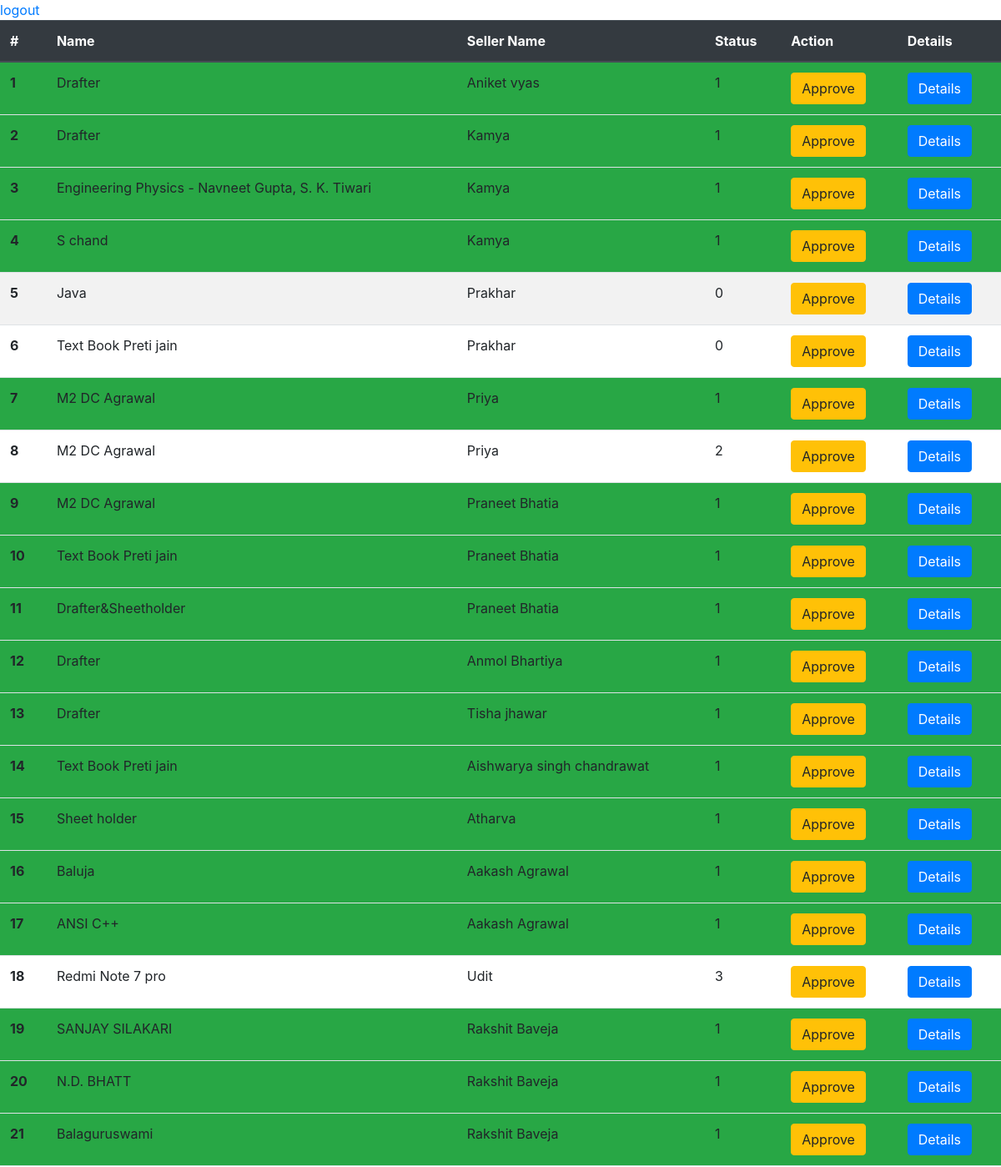
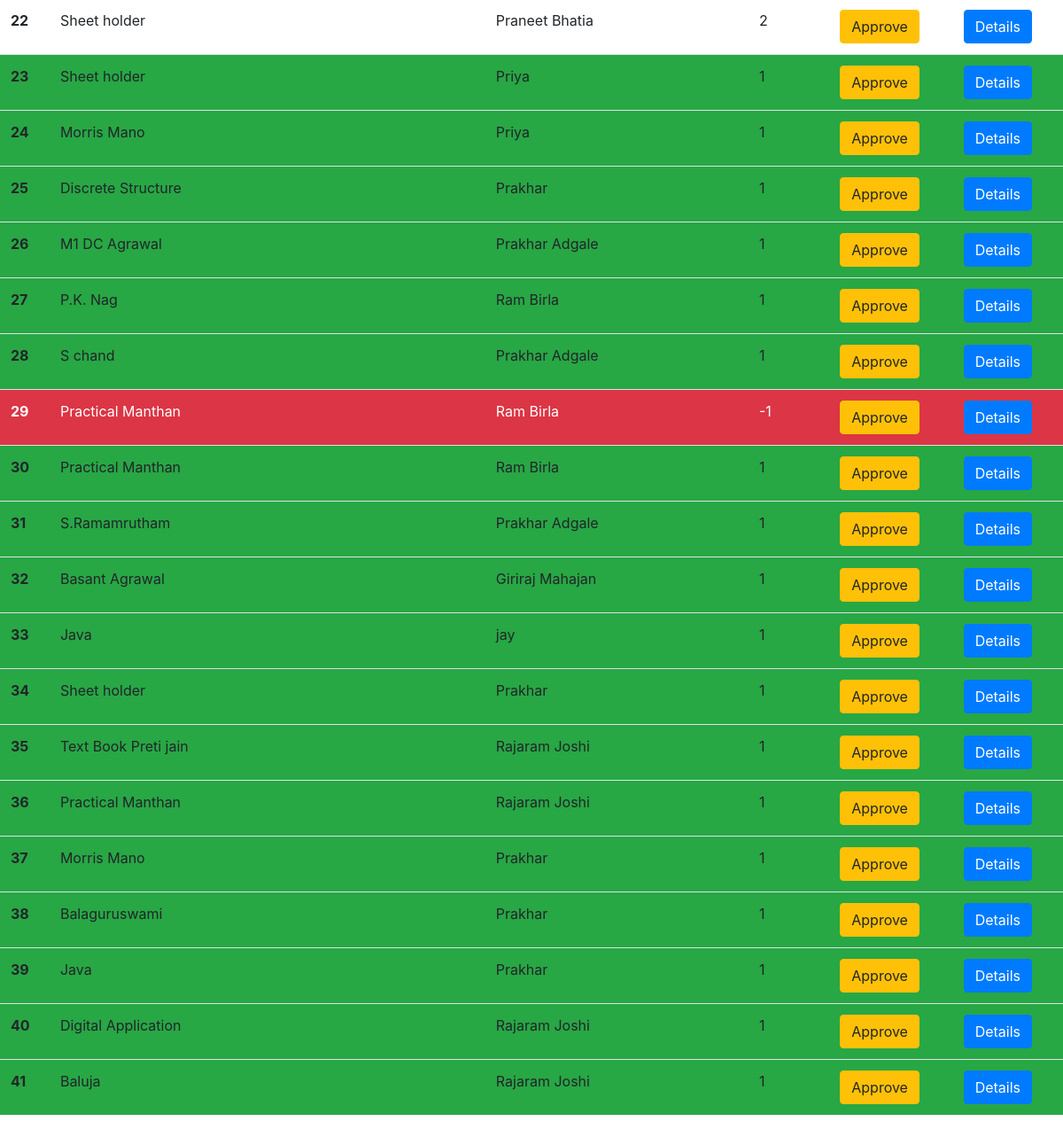
The app's page /adm/ (signed in), older data (2 pictures, top to bottom).
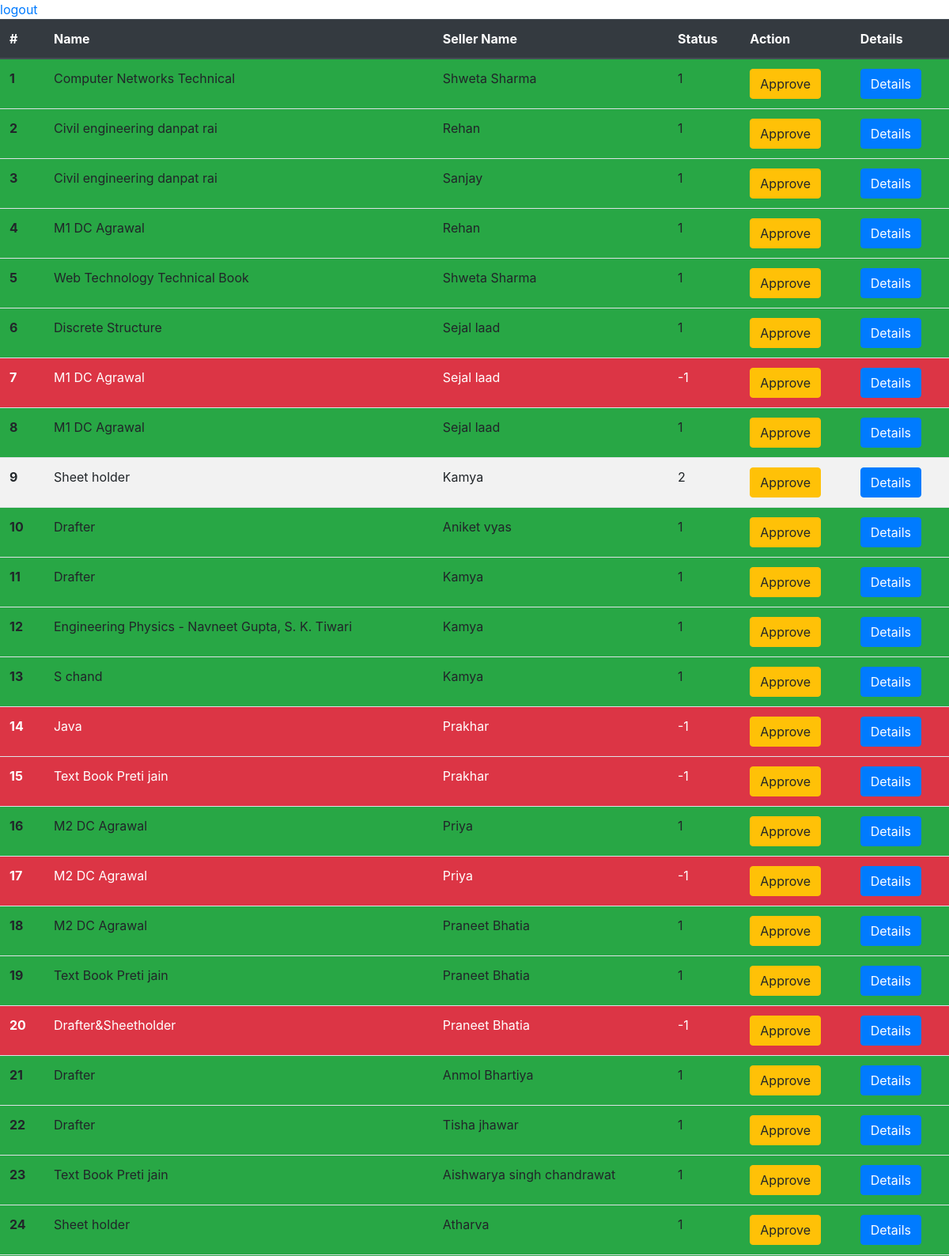
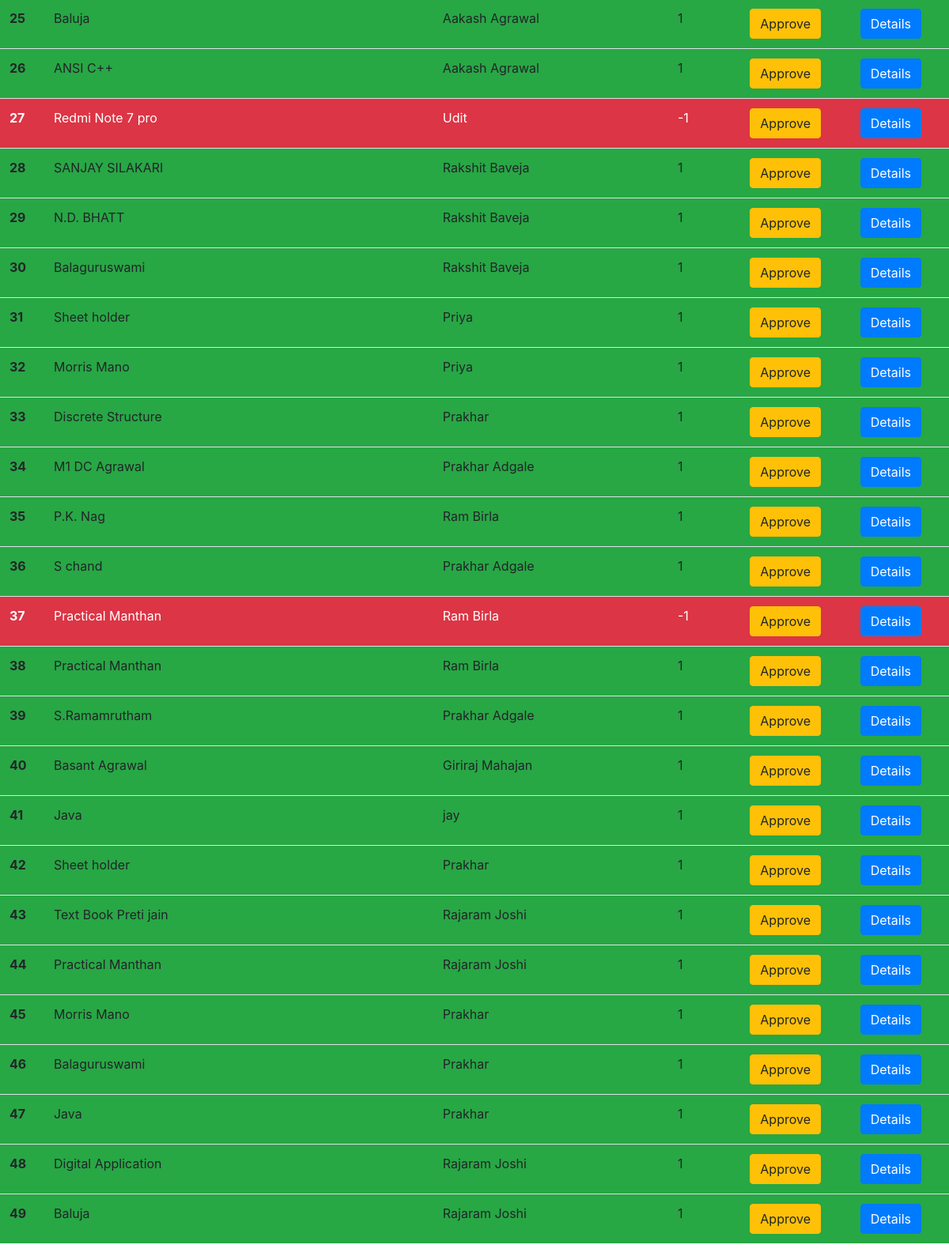
The same page, newer data (2 pictures, top to bottom).
### seller/models.py (models this page shows, shortened)
class Product(models.Model):
    seller = models.ForeignKey(Seller, on_delete=models.CASCADE, default='')
    category = models.ForeignKey(Category, on_delete=models.CASCADE)
    subcategory = models.ForeignKey(SubCategory, on_delete=models.CASCADE)
    name = models.CharField(max_length=20, default='')
    price = models.IntegerField(default=100)
    status = models.IntegerField(default=0)
    contact = models.IntegerField(default=0)
    image = models.ImageField(upload_to='shop/images',default='')
    def __str__(self):
        return self.name + '/'+ str(self.id)

class Seller(models.Model):
    user = models.ForeignKey( User,on_delete=models.CASCADE)
    branch = models.CharField(max_length=20,default='')
    contact = models.IntegerField(default=0)
    lcount = models.IntegerField(default=0)
    isadmin = models.IntegerField(default=0)

### cadmin/views.py (the view)
# urls.py: path('',views.admindash, name='dashboard'),
def admindash(request):
    if not request.user.is_authenticated:
        return redirect('seller')
    else:
        products = Product.objects.all().order_by()[::-1]
        context = {'products':products}
        print(products)
        return render(request, 'cadmin/admindash.html', context)

### cadmin/templates/cadmin/admindash.html (shortened to what this page needs)
<!doctype html>
<html lang="en">
  <head>
    <link rel="stylesheet" href="https://stackpath.bootstrapcdn.com/bootstrap/4.3.1/css/bootstrap.min.css">
  </head>
  <body>
    <a href="/logout/">logout</a>
    <table class="table table-striped">
        <thead class="thead-dark">
          <tr>
            <th scope="col">#</th>
            <th scope="col">Name</th>
            <th scope="col">Seller Name</th>
            <th scope="col">Status</th>
            <th scope="col">Action</th>
            <th scope="col">Details</th>
          </tr>
        </thead>
        <tbody>
          {% for product in products %}
          {% if product.status == -1 %}
          <tr class="bg-danger" style="color: rgb(255, 255, 255)" >
            <th scope="row">{{forloop.counter}}</th>
            <td>{{product.name}}</td>
            <td>{{product.seller.user.last_name}}</td>
            <td>{{product.status}}</td>
            <td><button type="button" onclick="window.location.href='{% url 'productDetails' product.id %}'" class="btn btn-warning" >Approve</button></td>
            <td><button type="button" class="btn btn-primary" data-toggle="modal" data-target="#example{{forloop.counter}}">Details</button></td>
          </tr>
          {% elif product.status == 1 %}
          <tr class="bg-success">
              <th scope="row">{{forloop.counter}}</th>
              <td>{{product.name}}</td>
              <td>{{product.seller.user.last_name}}</td>
              <td>{{product.status}}</td>
              <td><button type="button" onclick="window.location.href='{% url 'productDetails' product.id %}'" class="btn btn-warning" >Approve</button></td>
              <td><button type="button" class="btn btn-primary" data-toggle="modal" data-target="#example{{forloop.counter}}">Details</button></td>
            </tr>
            {% else %}
            <tr>
                <th scope="row">{{forloop.counter}}</th>
                <td>{{product.name}}</td>
                <td>{{product.seller.user.last_name}}</td>
                <td>{{product.status}}</td>
                <td><button type="button" onclick="window.location.href='{% url 'productDetails' product.id %}'" class="btn btn-warning" >Approve</button></td>
                <td><button type="button" class="btn btn-primary" data-toggle="modal" data-target="#example{{forloop.counter}}">Details</button></td>
              </tr>
          {% endif %}
          {% endfor %}
        </tbody>
      </table>
  </body>
</html>

Row changes from the older to the newer data that the page shows:
removed Product: name "Sheet holder", seller.user.last_name "Praneet Bhatia", status "2"
added Product: name "Computer Networks Technical", seller.user.last_name "Shweta Sharma", status "1"
added Product: name "Civil engineering danpat rai", seller.user.last_name "Rehan", status "1"
added Product: name "Civil engineering danpat rai", seller.user.last_name "Sanjay", status "1"
added Product: name "M1 DC Agrawal", seller.user.last_name "Rehan", status "1"
added Product: name "Web Technology Technical Book", seller.user.last_name "Shweta Sharma", status "1"
added Product: name "Discrete Structure", seller.user.last_name "Sejal laad", status "1"
added Product: name "M1 DC Agrawal", seller.user.last_name "Sejal laad", status "-1"
added Product: name "M1 DC Agrawal", seller.user.last_name "Sejal laad", status "1"
added Product: name "Sheet holder", seller.user.last_name "Kamya", status "2"
changed Product (number 14 of 49 on the later page): status "0" → "-1"
changed Product (number 15 of 49 on the later page): status "0" → "-1"
changed Product (number 17 of 49 on the later page): status "2" → "-1"
changed Product "Drafter&Sheetholder": status "1" → "-1"
changed Product "Redmi Note 7 pro": status "3" → "-1"
